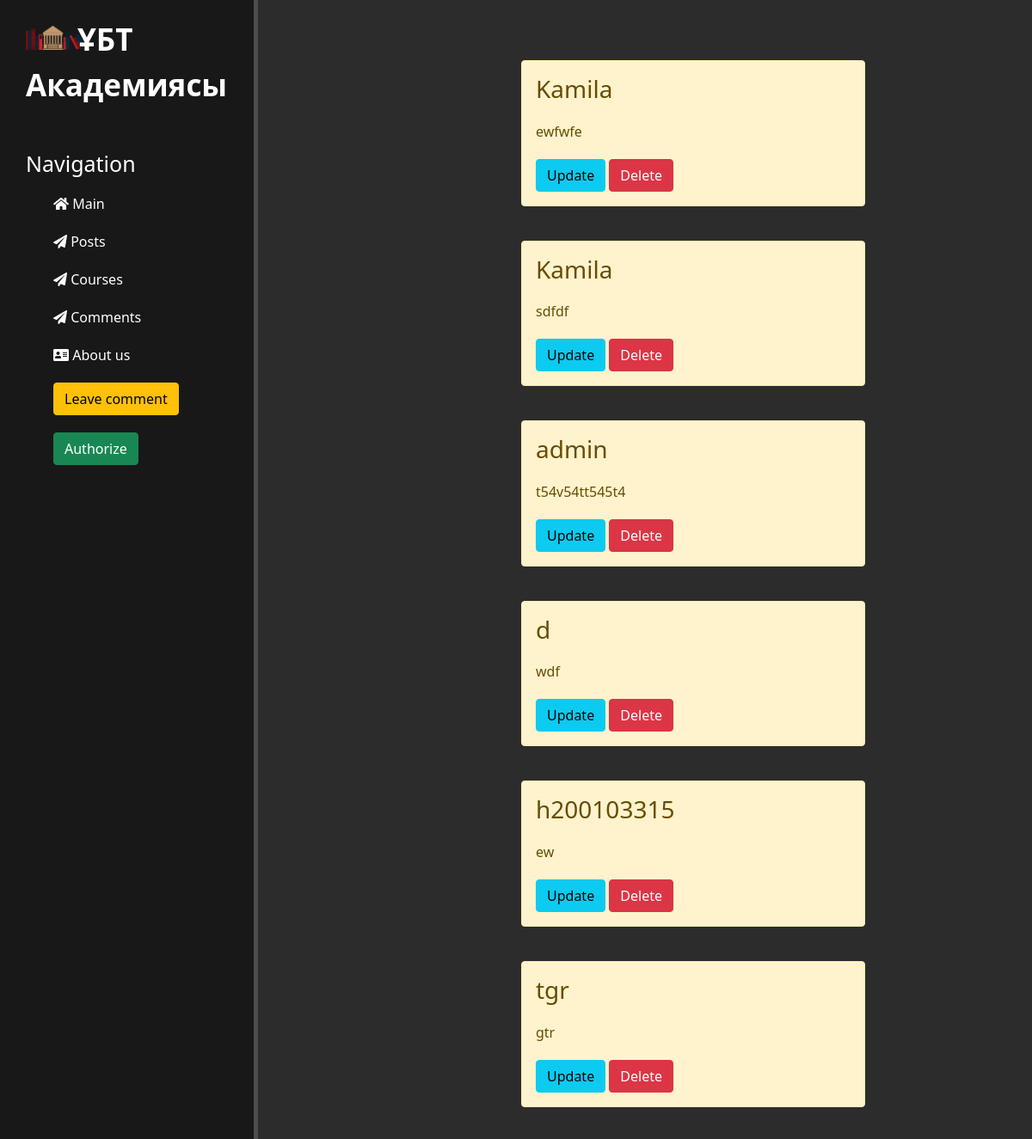
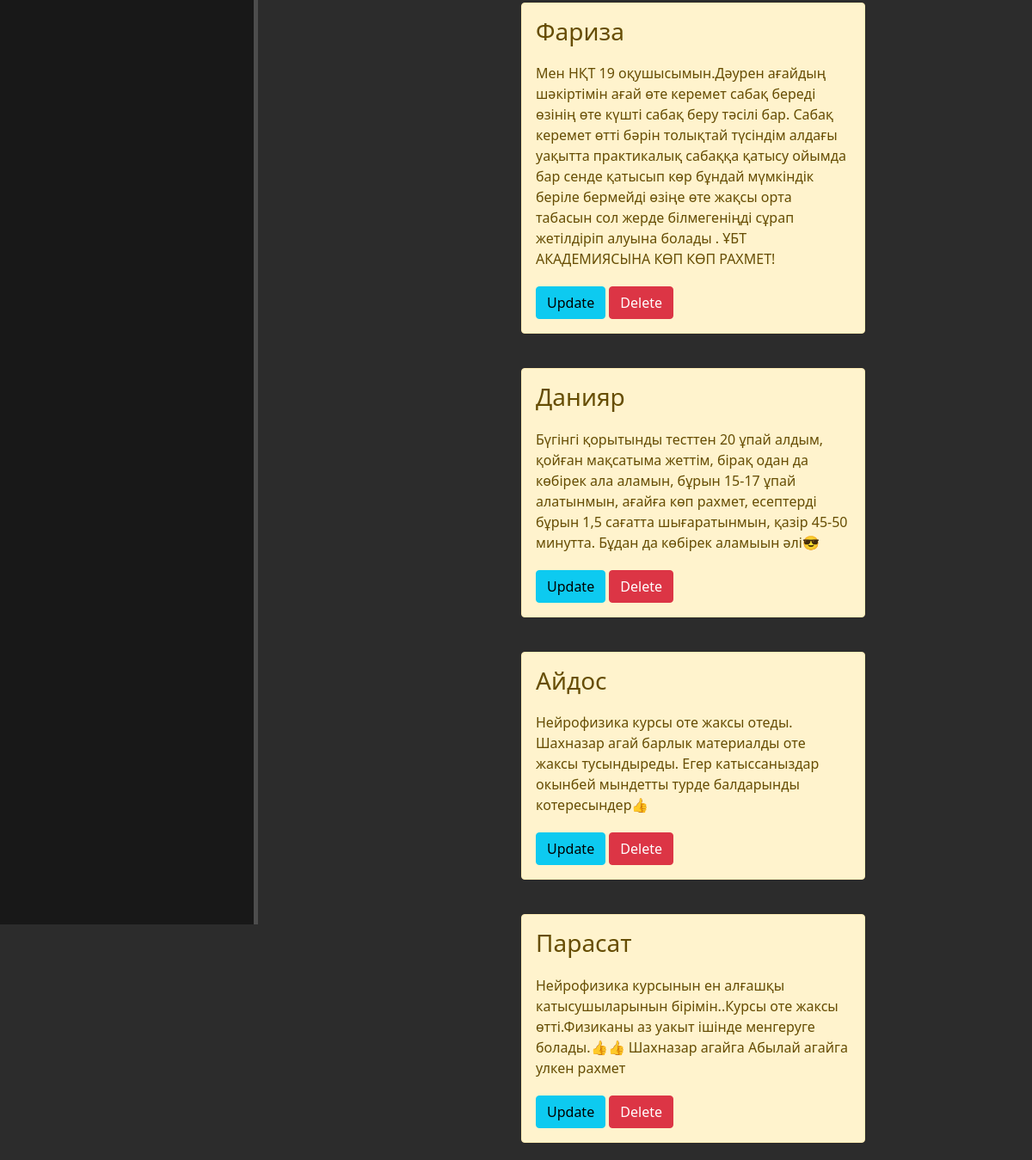
Page /news/comments on the committed database (2 pictures, top to bottom).
### news/models.py (models this page shows, shortened)
class Comment(models.Model):
    username = models.CharField('user', max_length=200)
    text = models.TextField('comment')
    date_at = models.DateTimeField('publication date')
    class Meta:
        verbose_name = 'Комментарий'
        verbose_name_plural = 'Комментарийлер'
        ordering = ['date_at', 'username']

### news/views.py (the view)
# urls.py: path('comments', views.comments, name='comments'),
def comments(request):
    com = Comment.objects.all()
    return  render(request, 'news/comments.html', {'com': com})

### news/templates/news/comments.html (shortened to what this page needs)
{% extends 'main/layout.html' %}
{% block content %}
  <div class="features">
      {% for el in com %}
          <div class="alert alert-warning">
              <h3>{{ el.username }}</h3>
              <p>{{ el.text }}</p>
              <a href="{% url 'news_update' el.id %}" class="btn btn-info">Update</a>
              <a href="{% url 'news_delete' el.id %}" class="btn btn-danger">Delete</a>
          </div>
      {% endfor %}
  </div>
{% endblock %}

### main/static/main/css/main.css (style rules this page uses)
body { background-color:#2c2c2c; }
a { text-decoration: none; color: white; }
main .features { float: left; color: #fff; margin-top: 50px; text-align: center; width: 75%; }
main .features p { max-width: 600px; margin: 20px auto; }
.alert-warning { float: left; clear: both; width: 400px; margin: 20px 34%; text-align: left; }

### rows in the picture
Comment: username "Kamila", text "ewfwfe"
Comment: username "Kamila", text "sdfdf"
Comment: username "admin", text "t54v54tt545t4"
Comment: username "d", text "wdf"
Comment: username "h200103315", text "ew"
Comment: username "tgr", text "gtr"
Comment: username "Фариза", text "Мен НҚТ 19 оқушысымын.Дәурен ағайдың шәкіртімін ағай өте керемет сабақ береді өзінің өте күшті сабақ беру тәсілі бар. Сабақ керемет өтті бәрін толықтай түсіндім алдағы уақытта практикалық сабаққа қатысу ойымда бар сенде қатысып көр бұндай мүмкіндік беріле бермейді өзіңе өте жақсы орта табасын сол жерде білмегеніңді сұрап жетілдіріп алуына болады . ҰБТ АКАДЕМИЯСЫНА КӨП КӨП РАХМЕТ!"
Comment: username "Данияр", text "Бүгінгі қорытынды тесттен 20 ұпай алдым, қойған мақсатыма жеттім, бірақ одан да көбірек ала аламын, бұрын 15-17 ұпай алатынмын, ағайға көп рахмет, есептерді бұрын 1,5 сағатта шығаратынмын, қазір 45-50 минутта. Бұдан да көбірек аламыын әлі😎"
Comment: username "Айдос", text "Нейрофизика курсы оте жаксы отеды. Шахназар агай барлык материалды оте жаксы тусындыреды. Егер катыссаныздар окынбей мындетты турде балдарынды котересындер👍"
Comment: username "Парасат", text "Нейрофизика курсынын ен алғашқы катысушыларынын бірімін..Курсы оте жаксы өтті.Физиканы аз уакыт ішінде менгеруге болады.👍👍 Шахназар агайга Абылай агайга улкен рахмет"
